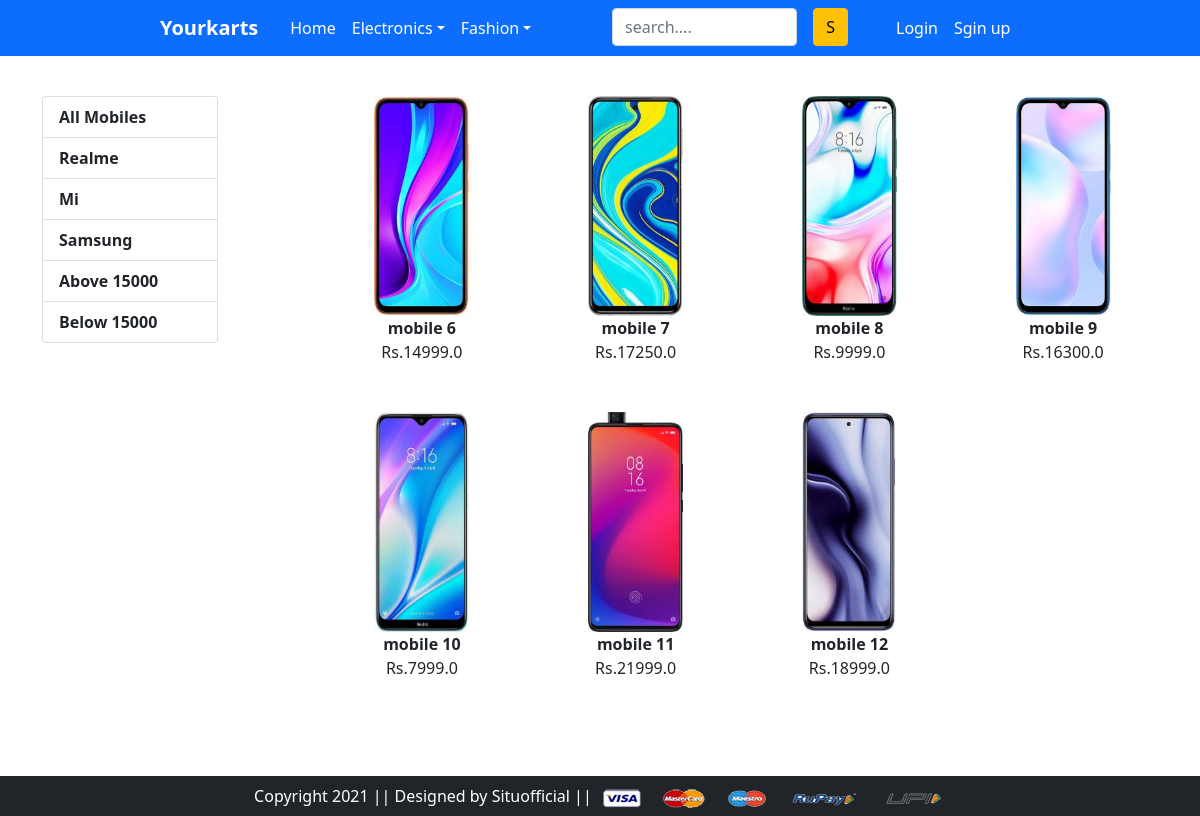
Page /mobile/mi/ on the committed database.
### app/models.py (models this page shows, shortened)
class Product(models.Model):
    title=models.CharField(max_length=200)
    selling_price=models.FloatField()
    discount_price=models.FloatField()
    brand=models.CharField(max_length=50)
    description=models.TextField()
    category=models.CharField(max_length=2,choices=Ctc)
    product_img=models.ImageField(upload_to='productimg')

### app/views.py (the view)
# urls.py: path('mobile/',views.mobile,name='allmobile'),
def mobile(request,data=None):
    if data == None:
        mobile=Product.objects.filter(category='M')
    elif data == 'realme' or  data == 'samsung' or  data == 'mi' or  data == 2:
        mobile=Product.objects.filter(category='M').filter(brand=data)
    elif data == "above":
        mobile=Product.objects.filter(category='M').filter(discount_price__gt=15000)
    elif data == "below":
        mobile=Product.objects.filter(category='M').filter(discount_price__lt=15000)
    return render(request,'app/allmobile.html',{'mobiles':mobile})

### app/templates/app/allmobile.html
{% extends 'app/base.html' %}
{% load static %}
{% block maincontent %}
<div class="container mt-5">
    <div class="row">
        <div class="col-2 my-5 position-fixed">
            <ul class="list-group fw-bold">
                <a href="{% url 'allmobile'  %}"  class="list-group-item  ">All Mobiles</a >
                <a href="{% url 'mobile' 'realme' %}"  class="list-group-item">Realme</a >
                <a href="{% url 'mobile' 'mi' %}"  class="list-group-item">Mi</a >
                <a href="{% url 'mobile' 'samsung' %}"  class="list-group-item">Samsung</a >
                <a href="{% url 'mobile' 'above' %}"  class="list-group-item">Above 15000</a >
                <a href="{% url 'mobile' 'below' %}"  class="list-group-item">Below 15000</a >
            </ul>
        </div>
        <div class="col-9 my-5 offset-3">
            <div class="row ">
                {% for m in mobiles %}
                <div class="col-3 ">
                    <a href="{% url 'product_details' m.id %}">
                        <img src="{{m.product_img.url}}" alt="" srcset="" style="height: 220px; width: 50%; display: block;margin-left: auto;margin-right: auto;" >
                    </a>
                    <p class="fw-bold text-center mb-0">{{m.title}}</p>
                    <p class="text-center mb-5">Rs.{{m.discount_price}}</p>
                </div>
                {% endfor %}
            </div>
        </div>
    </div>
</div>
{% endblock maincontent %}

### rows in the picture
Product: product_img (picture), title "mobile 6", discount_price "14999.0"
Product: product_img (picture), title "mobile 7", discount_price "17250.0"
Product: product_img (picture), title "mobile 8", discount_price "9999.0"
Product: product_img (picture), title "mobile 9", discount_price "16300.0"
Product: product_img (picture), title "mobile 10", discount_price "7999.0"
Product: product_img (picture), title "mobile 11", discount_price "21999.0"
Product: product_img (picture), title "mobile 12", discount_price "18999.0"
